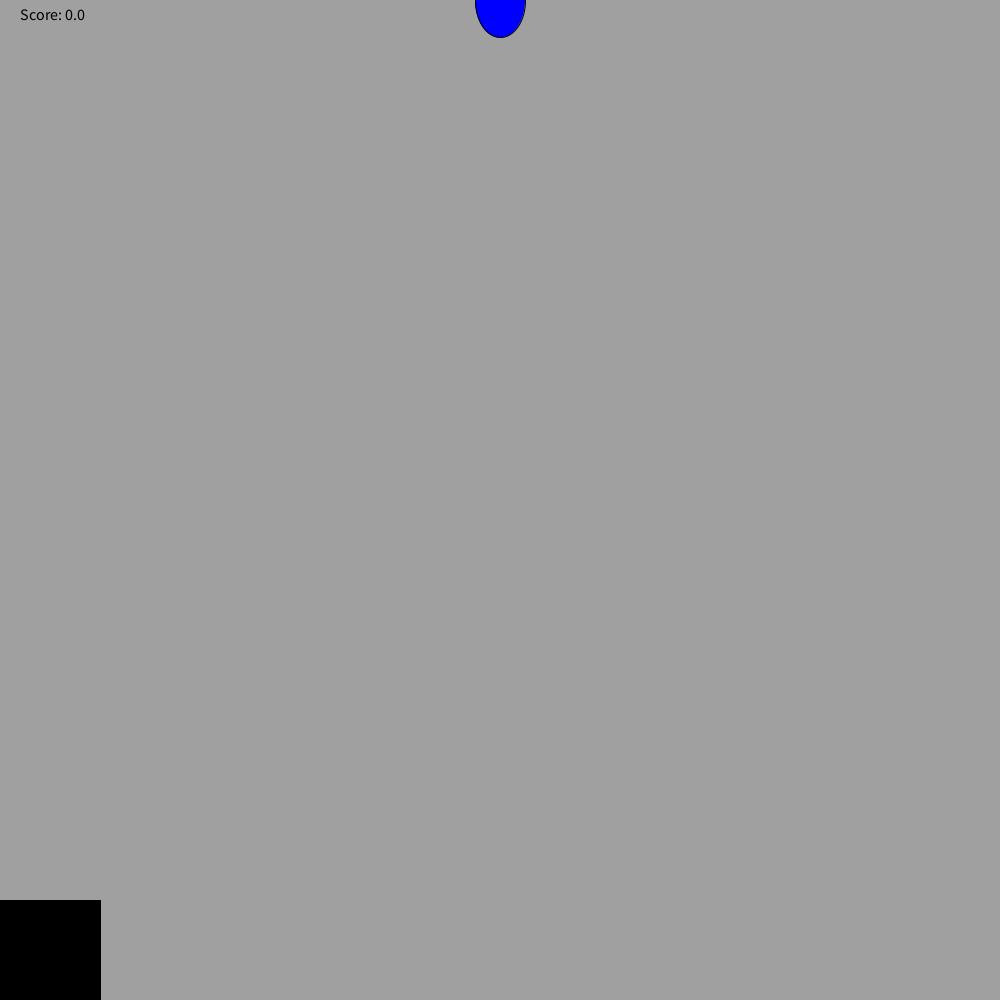
Frame 1 (no input)
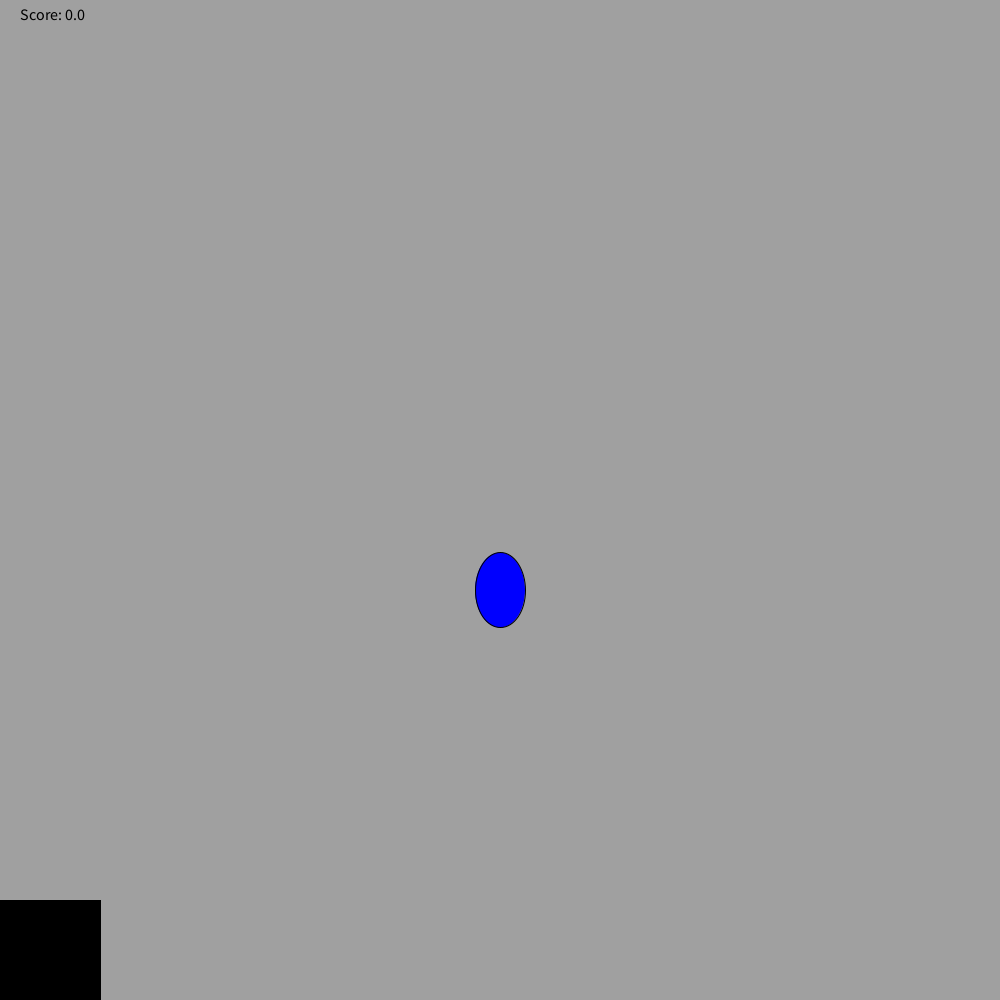
Frame 60 (the mouse pressed at the canvas centre just before this capture)
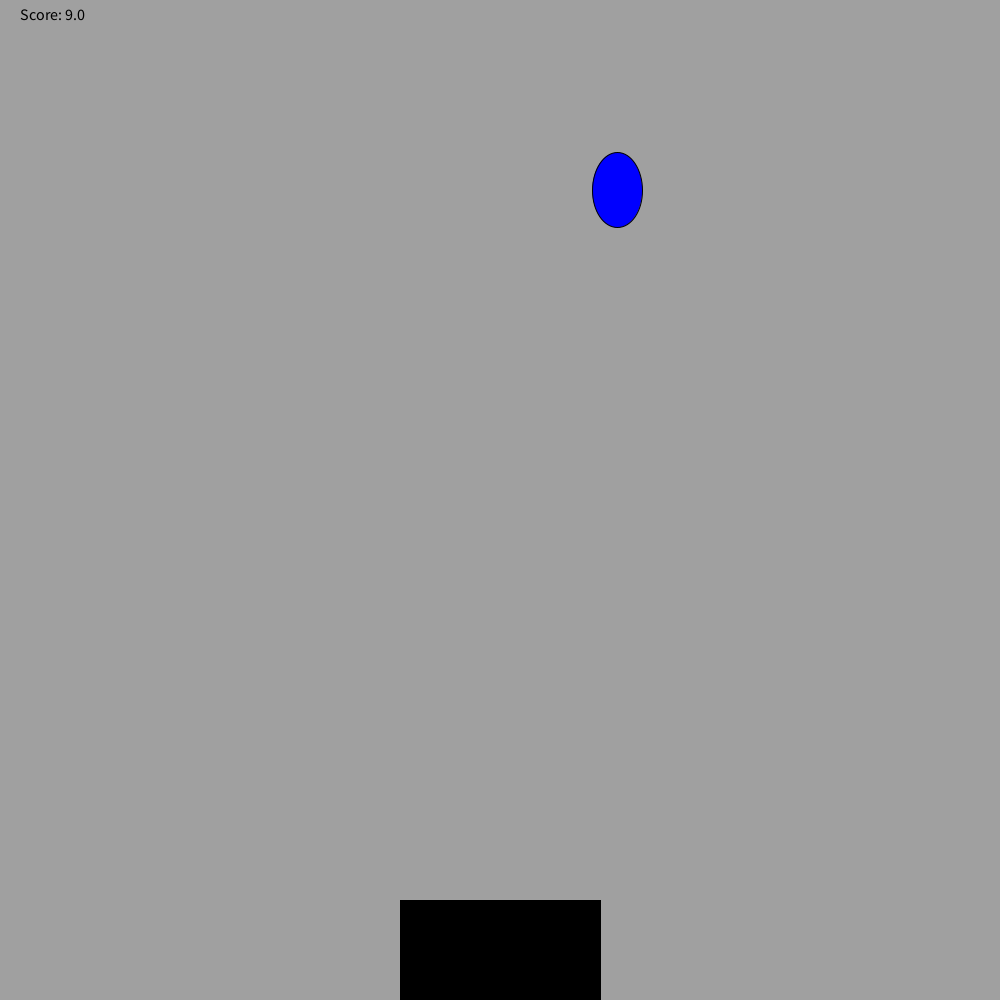
Frame 120 (the mouse held since frame 60 and released just before this capture)

The Processing sketch that drew these frames (run headless with seeded random() and noise(); from frame 60 on, the mouse is pressed at the canvas centre):

// Processing sketch: sketch_181201a
// ── sketch_181201a.pde
float xPos, yPos, score;
void setup() {
  size(1000, 1000); 
  xPos = width/2;
}
void draw() {
  background(160, 160, 160);
  fill(0, 0, 255);
  stroke(0);
  ellipse(xPos, yPos, 50, 75);
  fill(0);
  rect(mouseX-100, 900, 200, 100);
  yPos += 10;
  fill(0, 0, 0);
  textSize(16);
  text("Score: " + score, 20, 20);
  if (yPos==1000) {
    yPos = 0;
    xPos = random(100, 900);
  }
  if (keyPressed) {
    yPos = 0;
    xPos = random(100, 900);
    //control
  }
  if (xPos < mouseX+100 && xPos > mouseX-100 && yPos < 1000 && yPos > 900) {
    score++;
  } else if (xPos > mouseX+100 && xPos < mouseX-100 && yPos < 1000 && yPos > 975) 
    score--;
}  
